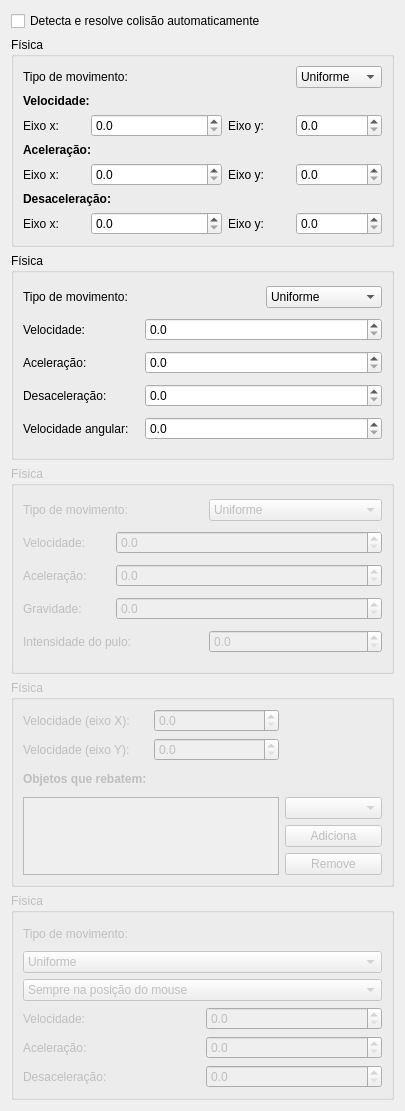
<?xml version="1.0" encoding="UTF-8"?>
<ui version="4.0">
 <class>ConfigsObjPhysicsWidget</class>
 <widget class="QWidget" name="ConfigsObjPhysicsWidget">
  <property name="geometry">
   <rect>
    <x>0</x>
    <y>0</y>
    <width>405</width>
    <height>1111</height>
   </rect>
  </property>
  <property name="windowTitle">
   <string>Form</string>
  </property>
  <layout class="QGridLayout" name="gridLayout_6">
   <item row="0" column="0">
    <widget class="QCheckBox" name="checkBox">
     <property name="text">
      <string>Detecta e resolve colisão automaticamente</string>
     </property>
    </widget>
   </item>
   <item row="1" column="0">
    <widget class="QGroupBox" name="gbPhysicsEightMovement">
     <property name="enabled">
      <bool>true</bool>
     </property>
     <property name="title">
      <string>Física</string>
     </property>
     <layout class="QGridLayout" name="gridLayout">
      <item row="0" column="0" colspan="3">
       <widget class="QLabel" name="label_3">
        <property name="text">
         <string>Tipo de movimento:</string>
        </property>
       </widget>
      </item>
      <item row="0" column="4">
       <widget class="QComboBox" name="comboTipoMovimento">
        <item>
         <property name="text">
          <string>Uniforme</string>
         </property>
        </item>
        <item>
         <property name="text">
          <string>Acelerado</string>
         </property>
        </item>
       </widget>
      </item>
      <item row="1" column="0" colspan="2">
       <widget class="QLabel" name="label_24">
        <property name="font">
         <font>
          <weight>75</weight>
          <bold>true</bold>
         </font>
        </property>
        <property name="text">
         <string>Velocidade:</string>
        </property>
       </widget>
      </item>
      <item row="2" column="0">
       <widget class="QLabel" name="label">
        <property name="text">
         <string>Eixo x:</string>
        </property>
       </widget>
      </item>
      <item row="2" column="1" colspan="2">
       <widget class="QDoubleSpinBox" name="spinVx">
        <property name="decimals">
         <number>1</number>
        </property>
       </widget>
      </item>
      <item row="2" column="3">
       <widget class="QLabel" name="label_2">
        <property name="text">
         <string>Eixo y:</string>
        </property>
       </widget>
      </item>
      <item row="2" column="4">
       <widget class="QDoubleSpinBox" name="spinVy">
        <property name="decimals">
         <number>1</number>
        </property>
       </widget>
      </item>
      <item row="3" column="0" colspan="2">
       <widget class="QLabel" name="label_25">
        <property name="font">
         <font>
          <weight>75</weight>
          <bold>true</bold>
         </font>
        </property>
        <property name="text">
         <string>Aceleração:</string>
        </property>
       </widget>
      </item>
      <item row="4" column="0">
       <widget class="QLabel" name="label_6">
        <property name="text">
         <string>Eixo x:</string>
        </property>
       </widget>
      </item>
      <item row="4" column="1" colspan="2">
       <widget class="QDoubleSpinBox" name="spinAx">
        <property name="decimals">
         <number>1</number>
        </property>
       </widget>
      </item>
      <item row="4" column="3">
       <widget class="QLabel" name="label_7">
        <property name="text">
         <string>Eixo y:</string>
        </property>
       </widget>
      </item>
      <item row="4" column="4">
       <widget class="QDoubleSpinBox" name="spinAy">
        <property name="decimals">
         <number>1</number>
        </property>
       </widget>
      </item>
      <item row="5" column="0" colspan="2">
       <widget class="QLabel" name="label_26">
        <property name="font">
         <font>
          <weight>75</weight>
          <bold>true</bold>
         </font>
        </property>
        <property name="text">
         <string>Desaceleração:</string>
        </property>
       </widget>
      </item>
      <item row="6" column="0">
       <widget class="QLabel" name="label_8">
        <property name="text">
         <string>Eixo x:</string>
        </property>
       </widget>
      </item>
      <item row="6" column="1" colspan="2">
       <widget class="QDoubleSpinBox" name="spinDax">
        <property name="decimals">
         <number>1</number>
        </property>
       </widget>
      </item>
      <item row="6" column="3">
       <widget class="QLabel" name="label_9">
        <property name="text">
         <string>Eixo y:</string>
        </property>
       </widget>
      </item>
      <item row="6" column="4">
       <widget class="QDoubleSpinBox" name="spinDay">
        <property name="decimals">
         <number>1</number>
        </property>
       </widget>
      </item>
     </layout>
    </widget>
   </item>
   <item row="2" column="0">
    <widget class="QGroupBox" name="gbPhysicsCarMovement">
     <property name="enabled">
      <bool>true</bool>
     </property>
     <property name="title">
      <string>Física</string>
     </property>
     <layout class="QGridLayout" name="gridLayout_2">
      <item row="0" column="0" colspan="2">
       <widget class="QLabel" name="label_4">
        <property name="text">
         <string>Tipo de movimento:</string>
        </property>
       </widget>
      </item>
      <item row="0" column="2">
       <widget class="QComboBox" name="comboTipoMovimento_2">
        <item>
         <property name="text">
          <string>Uniforme</string>
         </property>
        </item>
        <item>
         <property name="text">
          <string>Acelerado</string>
         </property>
        </item>
       </widget>
      </item>
      <item row="1" column="0">
       <widget class="QLabel" name="label_5">
        <property name="text">
         <string>Velocidade:</string>
        </property>
       </widget>
      </item>
      <item row="1" column="1" colspan="2">
       <widget class="QDoubleSpinBox" name="spinCarV">
        <property name="decimals">
         <number>1</number>
        </property>
       </widget>
      </item>
      <item row="2" column="0">
       <widget class="QLabel" name="label_10">
        <property name="text">
         <string>Aceleração:</string>
        </property>
       </widget>
      </item>
      <item row="2" column="1" colspan="2">
       <widget class="QDoubleSpinBox" name="spinCarA">
        <property name="decimals">
         <number>1</number>
        </property>
       </widget>
      </item>
      <item row="3" column="0">
       <widget class="QLabel" name="label_11">
        <property name="text">
         <string>Desaceleração:</string>
        </property>
       </widget>
      </item>
      <item row="3" column="1" colspan="2">
       <widget class="QDoubleSpinBox" name="spinCarDA">
        <property name="decimals">
         <number>1</number>
        </property>
       </widget>
      </item>
      <item row="4" column="0">
       <widget class="QLabel" name="label_23">
        <property name="text">
         <string>Velocidade angular:</string>
        </property>
       </widget>
      </item>
      <item row="4" column="1" colspan="2">
       <widget class="QDoubleSpinBox" name="spinCarVA">
        <property name="decimals">
         <number>1</number>
        </property>
       </widget>
      </item>
     </layout>
    </widget>
   </item>
   <item row="3" column="0">
    <widget class="QGroupBox" name="gbPhysicsPlatformer">
     <property name="enabled">
      <bool>false</bool>
     </property>
     <property name="title">
      <string>Física</string>
     </property>
     <layout class="QGridLayout" name="gridLayout_3">
      <item row="0" column="0" colspan="2">
       <widget class="QLabel" name="label_12">
        <property name="text">
         <string>Tipo de movimento:</string>
        </property>
       </widget>
      </item>
      <item row="0" column="2" colspan="2">
       <widget class="QComboBox" name="comboTipoMovimentoPlatformer">
        <item>
         <property name="text">
          <string>Uniforme</string>
         </property>
        </item>
        <item>
         <property name="text">
          <string>Acelerado</string>
         </property>
        </item>
       </widget>
      </item>
      <item row="1" column="0">
       <widget class="QLabel" name="label_13">
        <property name="text">
         <string>Velocidade:</string>
        </property>
       </widget>
      </item>
      <item row="1" column="1" colspan="3">
       <widget class="QDoubleSpinBox" name="spinPlatformerV">
        <property name="decimals">
         <number>1</number>
        </property>
       </widget>
      </item>
      <item row="2" column="0">
       <widget class="QLabel" name="label_14">
        <property name="text">
         <string>Aceleração:</string>
        </property>
       </widget>
      </item>
      <item row="2" column="1" colspan="3">
       <widget class="QDoubleSpinBox" name="spinPlatformerA">
        <property name="decimals">
         <number>1</number>
        </property>
       </widget>
      </item>
      <item row="3" column="0">
       <widget class="QLabel" name="label_15">
        <property name="text">
         <string>Gravidade:</string>
        </property>
       </widget>
      </item>
      <item row="3" column="1" colspan="3">
       <widget class="QDoubleSpinBox" name="spinPlatformerG">
        <property name="decimals">
         <number>1</number>
        </property>
       </widget>
      </item>
      <item row="4" column="0" colspan="2">
       <widget class="QLabel" name="label_16">
        <property name="text">
         <string>Intensidade do pulo:</string>
        </property>
       </widget>
      </item>
      <item row="4" column="2" colspan="2">
       <widget class="QDoubleSpinBox" name="spinPlatformerIntensidadePulo">
        <property name="decimals">
         <number>1</number>
        </property>
       </widget>
      </item>
     </layout>
    </widget>
   </item>
   <item row="4" column="0">
    <widget class="QGroupBox" name="gbPhysicsBouncingBall">
     <property name="enabled">
      <bool>false</bool>
     </property>
     <property name="title">
      <string>Física</string>
     </property>
     <layout class="QGridLayout" name="gridLayout_4">
      <item row="0" column="0">
       <widget class="QLabel" name="label_18">
        <property name="text">
         <string>Velocidade (eixo X):</string>
        </property>
       </widget>
      </item>
      <item row="0" column="1">
       <widget class="QDoubleSpinBox" name="spinBouncingBallVX">
        <property name="decimals">
         <number>1</number>
        </property>
       </widget>
      </item>
      <item row="1" column="0">
       <widget class="QLabel" name="label_19">
        <property name="text">
         <string>Velocidade (eixo Y):</string>
        </property>
       </widget>
      </item>
      <item row="1" column="1">
       <widget class="QDoubleSpinBox" name="spinBouncingBallVY">
        <property name="decimals">
         <number>1</number>
        </property>
       </widget>
      </item>
      <item row="2" column="0" colspan="2">
       <widget class="QLabel" name="label_27">
        <property name="font">
         <font>
          <weight>75</weight>
          <bold>true</bold>
         </font>
        </property>
        <property name="text">
         <string>Objetos que rebatem:</string>
        </property>
       </widget>
      </item>
      <item row="3" column="0" rowspan="3" colspan="2">
       <widget class="QListWidget" name="listWidgetObjectsToBounce"/>
      </item>
      <item row="3" column="2">
       <widget class="QComboBox" name="comboBoxObjectsToBounce"/>
      </item>
      <item row="4" column="2">
       <widget class="QPushButton" name="pushButtonAddObjectsToBounce">
        <property name="text">
         <string>Adiciona</string>
        </property>
       </widget>
      </item>
      <item row="5" column="2">
       <widget class="QPushButton" name="pushButtonRemoveObjectsToBounce">
        <property name="text">
         <string>Remove</string>
        </property>
       </widget>
      </item>
     </layout>
    </widget>
   </item>
   <item row="5" column="0">
    <widget class="QGroupBox" name="gbPhysicsMouseMovement">
     <property name="enabled">
      <bool>false</bool>
     </property>
     <property name="title">
      <string>Física</string>
     </property>
     <layout class="QGridLayout" name="gridLayout_5">
      <item row="0" column="0">
       <widget class="QLabel" name="label_17">
        <property name="text">
         <string>Tipo de movimento:</string>
        </property>
       </widget>
      </item>
      <item row="1" column="0" colspan="2">
       <widget class="QComboBox" name="comboTipoMovimentoMouseObject">
        <item>
         <property name="text">
          <string>Uniforme</string>
         </property>
        </item>
        <item>
         <property name="text">
          <string>Acelerado</string>
         </property>
        </item>
       </widget>
      </item>
      <item row="2" column="0" colspan="2">
       <widget class="QComboBox" name="comboFormaMovimentoMouseObject">
        <item>
         <property name="text">
          <string>Sempre na posição do mouse</string>
         </property>
        </item>
        <item>
         <property name="text">
          <string>Sempre na posição do mouse quando clicar</string>
         </property>
        </item>
        <item>
         <property name="text">
          <string>Sempre segue o mouse</string>
         </property>
        </item>
        <item>
         <property name="text">
          <string>Segue o mouse quando clicar</string>
         </property>
        </item>
        <item>
         <property name="text">
          <string>Sempre segue o mouse inteligentemente</string>
         </property>
        </item>
        <item>
         <property name="text">
          <string>Segue inteligentemente o mouse quando clicar</string>
         </property>
        </item>
       </widget>
      </item>
      <item row="3" column="0">
       <widget class="QLabel" name="label_20">
        <property name="text">
         <string>Velocidade:</string>
        </property>
       </widget>
      </item>
      <item row="3" column="1">
       <widget class="QDoubleSpinBox" name="spinMouseObjectV">
        <property name="decimals">
         <number>1</number>
        </property>
       </widget>
      </item>
      <item row="4" column="0">
       <widget class="QLabel" name="label_21">
        <property name="text">
         <string>Aceleração:</string>
        </property>
       </widget>
      </item>
      <item row="4" column="1">
       <widget class="QDoubleSpinBox" name="spinMouseObjectA">
        <property name="decimals">
         <number>1</number>
        </property>
       </widget>
      </item>
      <item row="5" column="0">
       <widget class="QLabel" name="label_22">
        <property name="text">
         <string>Desaceleração:</string>
        </property>
       </widget>
      </item>
      <item row="5" column="1">
       <widget class="QDoubleSpinBox" name="spinMouseObjectDA">
        <property name="decimals">
         <number>1</number>
        </property>
       </widget>
      </item>
     </layout>
    </widget>
   </item>
  </layout>
 </widget>
 <resources/>
 <connections/>
</ui>
